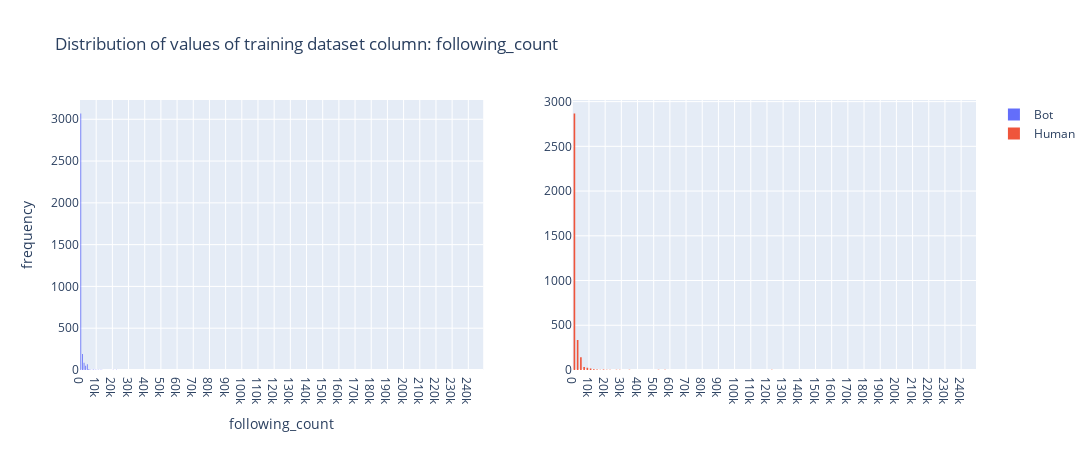

The notebook cell this image was saved under:
### Markdown cell above
#### following_count

### Code cell
fig = go.Figure()
fig = make_subplots(rows=1, cols=2, specs=[[{'type':'histogram'}, {'type':'histogram'}]])

fig.add_trace(go.Histogram(
    x=train_users_data.loc[train_users_data['label']==1,'following_count'],
    # histnorm='density',
    nbinsx=200,
    name='Bot'),
row=1, col=1
)
fig.add_trace(go.Histogram(
    x=train_users_data.loc[train_users_data['label']==0,'following_count'],
    # histnorm='density',
    nbinsx=200,
    name='Human'),
row=1, col=2
)

fig.update_layout(
    title_text='Distribution of values of training dataset column: following_count',
    xaxis_title_text='following_count', #'feature',
    yaxis_title_text='frequency',
    bargap=0.5,
    bargroupgap=None, #0.8,
    width=1100,
    height=450,
    legend={"title":""},
    xaxis=dict(showgrid=True, dtick=10000, range=[0, max(train_users_data['following_count'])+5000]),
    xaxis2=dict(showgrid=True, dtick=10000, range=[0, max(train_users_data['following_count'])+5000]),
    yaxis=dict(showgrid=True))

fig.show()

### Figure 1 — Plotly figure (JSON) as saved in the notebook; plotly's stock layout.template omitted (floating-point values rounded to 4 significant figures; data arrays with more than 128 entries replaced by an {"elided": "..."} marker saying what was removed)
{"data": [{"name": "Bot", "nbinsx": 200, "type": "histogram", "x": {"elided": "3527 int values"}, "xaxis": "x", "yaxis": "y"}, {"name": "Human", "nbinsx": 200, "type": "histogram", "x": {"elided": "3473 int values"}, "xaxis": "x2", "yaxis": "y2"}], "layout": {"bargap": 0.5, "height": 450, "legend": {"title": {"text": ""}}, "title": {"text": "Distribution of values of training dataset column: following_count"}, "width": 1100, "xaxis": {"anchor": "y", "domain": [0, 0.45], "dtick": 10000, "range": [0, 249195], "showgrid": true, "title": {"text": "following_count"}, "type": "linear"}, "xaxis2": {"anchor": "y2", "domain": [0.55, 1], "dtick": 10000, "range": [0, 249195], "showgrid": true, "type": "linear"}, "yaxis": {"anchor": "x", "autorange": true, "domain": [0, 1], "range": [0, 3231.0], "showgrid": true, "title": {"text": "frequency"}}, "yaxis2": {"anchor": "x2", "autorange": true, "domain": [0, 1], "range": [0, 3018.0]}}}
